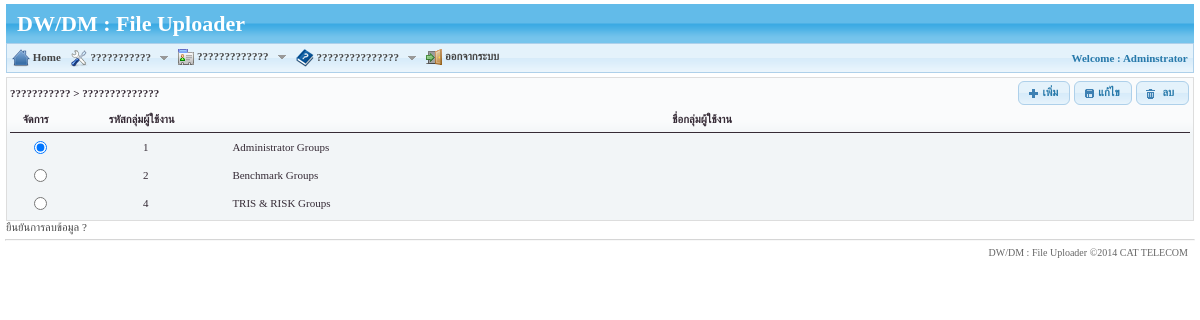
Page /?setModule=Admin&setPage=user_group (signed in) on the committed database.
### tables this page shows
CREATE TABLE IF NOT EXISTS `tbl_menu_group` (
  `mgroup_id` tinyint(4) NOT NULL auto_increment,
  `menu_group_th` varchar(50) NOT NULL,
  `menu_group_en` varchar(50) default NULL,
  `menu_path` varchar(50) NOT NULL,
  `menu_order` tinyint(4) default NULL,
  `icon_id` tinyint(4) default '3',
  PRIMARY KEY  (`mgroup_id`),
  KEY `Ref44106` (`icon_id`)
);

CREATE TABLE IF NOT EXISTS `tbl_user_group` (
  `group_id` tinyint(4) NOT NULL auto_increment,
  `group_name` varchar(50) NOT NULL,
  PRIMARY KEY  (`group_id`)
);

### includes/config.inc.php (called while the page is built, shortened)
<?php
include_once("dbConnect.php");
$arr_icon = array("home"=>ICON_PATH."icon-home.png",
				  			"config"=>ICON_PATH."icon-config.png",
							"keyin"=>ICON_PATH."icon-keyin.gif",
							"profile"=>ICON_PATH."icon-profile.gif",
							"report"=>ICON_PATH."icon-report.png",
							"logout"=>ICON_PATH."icon-logout.png",
							"manual"=>ICON_PATH."icon-manual.gif",
							"company"=>ICON_PATH."icon-company.png",
							"db"=>ICON_PATH."icon-db.png",
							"menu"=>ICON_PATH."icon-menu.gif");
?>

### includes/dbConnect.php (called while the page is built, shortened)
<?php
require('adodb.inc.php');
$dsn = "mysqli://".DB_USER.":".DB_PASS."@".DB_HOST."/".DB;
$db = NewADOConnection($dsn);
?>

### includes/adodb.inc.php (called while the page is built, shortened)
<?php
 if (!defined('_ADODB_LAYER')) {
	GLOBAL
		$ADODB_vers,
		$ADODB_COUNTRECS,
		$ADODB_CACHE_DIR,
		$ADODB_CACHE,
		$ADODB_CACHE_CLASS,
		$ADODB_EXTENSION,
		$ADODB_COMPAT_FETCH,
	 	$ADODB_FETCH_MODE,
		$ADODB_GETONE_EOF,
		$ADODB_QUOTE_FIELDNAMES;
	function ADODB_Setup()
	{
	GLOBAL
		$ADODB_vers,
		$ADODB_COUNTRECS,
		$ADODB_CACHE_DIR,
	 	$ADODB_FETCH_MODE,
		$ADODB_CACHE,
		$ADODB_CACHE_CLASS,
		$ADODB_FORCE_TYPE,
		$ADODB_GETONE_EOF,
		$ADODB_QUOTE_FIELDNAMES;
		if (!isset($ADODB_COUNTRECS)) $ADODB_COUNTRECS = true;
	}
	class ADOConnection {
	var $database = '';
	var $host = '';
	var $user = '';
	var $debug = false;
	var $true = '1';
	var $false = '0';
	var $rsPrefix = "ADORecordSet_";
	var $fetchMode=false;
	var $bulkBind = false;
	var $_queryID = false;
	var $_bindInputArray = false;
	function Connect($argHostname = "", $argUsername = "", $argPassword = "", $argDatabaseName = "", $forceNew = false)
	{
		if ($argHostname != "") $this->host = $argHostname;
		if ($argUsername != "") $this->user = $argUsername;
		if ($argDatabaseName != "") $this->database = $argDatabaseName;
		if ($forceNew) {
			if ($rez=$this->_nconnect($this->host, $this->user, $argPassword, $this->database)) return true;
		} else {
			 if ($rez=$this->_connect($this->host, $this->user, $argPassword, $this->database)) return true;
		}
		return $ret;
	}
	function SetFetchMode($mode)
	{
		$old = $this->fetchMode;
		$this->fetchMode = $mode;
		if ($old === false) {
		global $ADODB_FETCH_MODE;
			return $ADODB_FETCH_MODE;
		}
		return $old;
	}
	function Execute($sql,$inputarr=false)
	{
		if ($inputarr) {
			if (!is_array($inputarr)) $inputarr = array($inputarr);
			$element0 = reset($inputarr);
			$array_2d = $this->bulkBind && is_array($element0) && !is_object(reset($element0));
			unset($element0);
			if (!is_array($sql) && !$this->_bindInputArray) {
				$sqlarr = explode('?',$sql);
				$nparams = sizeof($sqlarr)-1;
				if (!$array_2d) $inputarr = array($inputarr);
				foreach($inputarr as $arr) {
					$sql = ''; $i = 0;
					while(list(, $v) = each($arr)) {
						$sql .= $sqlarr[$i];
						$typ = gettype($v);
						if ($typ == 'string')
							$sql .= $this->qstr($v);
						else if ($typ == 'double')
							$sql .= str_replace(',','.',$v);
						else if ($typ == 'boolean')
							$sql .= $v ? $this->true : $this->false;
						else if ($typ == 'object') {
							if (method_exists($v, '__toString')) $sql .= $this->qstr($v->__toString());
							else $sql .= $this->qstr((string) $v);
						} else if ($v === null)
							$sql .= 'NULL';
						else
							$sql .= $v;
						$i += 1;
						if ($i == $nparams) break;
					}
					if (isset($sqlarr[$i])) {
						$sql .= $sqlarr[$i];
						if ($i+1 != sizeof($sqlarr)) $this->outp_throw( "Input Array does not match ?: ".htmlspecialchars($sql),'Execute');
					} else if ($i != sizeof($sqlarr))
						$this->outp_throw( "Input array does not match ?: ".htmlspecialchars($sql),'Execute');
					$ret = $this->_Execute($sql);
					if (!$ret) return $ret;
				}
			} else {
				if ($array_2d) {
					if (is_string($sql))
						$stmt = $this->Prepare($sql);
					else
						$stmt = $sql;
					foreach($inputarr as $arr) {
						$ret = $this->_Execute($stmt,$arr);
						if (!$ret) return $ret;
					}
				} else {
					$ret = $this->_Execute($sql,$inputarr);
				}
			}
		} else {
			$ret = $this->_Execute($sql,false);
		}
		return $ret;
	}
	function _Execute($sql,$inputarr=false)
	{
		if ($this->debug) {
			global $ADODB_INCLUDED_LIB;
			if (empty($ADODB_INCLUDED_LIB)) include(ADODB_DIR.'/adodb-lib.inc.php');
			$this->_queryID = _adodb_debug_execute($this, $sql,$inputarr);
		} else {
			$this->_queryID = @$this->_query($sql,$inputarr);
		}
		if ($this->_queryID === true) {
			$rsclass = $this->rsPrefix.'empty';
			$rs = (class_exists($rsclass)) ? new $rsclass():  new ADORecordSet_empty();
			return $rs;
		}
		$rs = new $rsclass($this->_queryID,$this->fetchMode);
		$rs->connection = $this;
		$rs->Init();
		if (is_array($sql)) $rs->sql = $sql[0];
		else $rs->sql = $sql;
		return $rs;
	}
	function GetAll($sql, $inputarr=false)
	{
		$arr = $this->GetArray($sql,$inputarr);
		return $arr;
	}
	function GetArray($sql,$inputarr=false)
	{
	global $ADODB_COUNTRECS;
		$savec = $ADODB_COUNTRECS;
		$ADODB_COUNTRECS = false;
		$rs = $this->Execute($sql,$inputarr);
		$ADODB_COUNTRECS = $savec;
		$arr = $rs->GetArray();
		return $arr;
	}
	function GetRow($sql,$inputarr=false)
	{
	global $ADODB_COUNTRECS;
		$crecs = $ADODB_COUNTRECS;
		$rs = $this->Execute($sql,$inputarr);
		$ADODB_COUNTRECS = $crecs;
		if ($rs) {
			if (!$rs->EOF) $arr = $rs->fields;
			else $arr = array();
			return $arr;
		}
		$false = false;
		return $false;
	}
}
	class ADORecordSet implements IteratorAggregate {
	var $fields = false;
	var $EOF = false;
	var $_numOfRows = -1;
	var $_numOfFields = -1;
	var $_currentRow = -1;
	var $_closed = false;
	function ADORecordSet($queryID)
	{
		$this->_queryID = $queryID;
	}
	function Init()
	{
		if ($this->_numOfRows != 0 && $this->_numOfFields && $this->_currentRow == -1) {
			$this->_currentRow = 0;
			if ($this->EOF = ($this->_fetch() === false)) {
				$this->_numOfRows = 0;
			}
		} else {
			$this->EOF = true;
		}
	}
	function GetArray($nRows = -1)
	{
		$results = array();
		$cnt = 0;
		while (!$this->EOF && $nRows != $cnt) {
			$results[] = $this->fields;
			$cnt++;
		}
		return $results;
	}
	function Close()
	{
		if (!$this->_closed) {
			$this->_closed = true;
			return $this->_close();
		} else
			return true;
	}
}
	function ADOLoadCode($dbType)
	{
		$db = strtolower($dbType);
		switch ($db) {
			default:
				$class = $db; break;
		}
		$file = ADODB_DIR."/adodb-".$db.".inc.php";
		if (class_exists("ADODB_" . $class)) return $class;
		return false;
	}
	function NewADOConnection($db='')
	{
		$tmp = ADONewConnection($db);
		return $tmp;
	}
	function ADONewConnection($db='')
	{
	GLOBAL $ADODB_NEWCONNECTION, $ADODB_LASTDB;
		$errorfn = (defined('ADODB_ERROR_HANDLER')) ? ADODB_ERROR_HANDLER : false;
		if (($at = strpos($db,'://')) !== FALSE) {
			$origdsn = $db;
			$fakedsn = 'fake'.substr($origdsn,$at);
			if (($at2 = strpos($origdsn,'@/')) !== FALSE) {
				$fakedsn = str_replace('@/','@adodb-fakehost/',$fakedsn);
			}
			 if ((strpos($origdsn, 'sqlite')) !== FALSE) {
                list($scheme, $path) = explode('://', $origdsn);
                $dsna['scheme'] = $scheme;
				if ($qmark = strpos($path,'?')) {
					$dsn['query'] = substr($path,$qmark+1);
					$path = substr($path,0,$qmark);
				}
            	$dsna['path'] = '/' . urlencode($path);
			} else
				$dsna = @parse_url($fakedsn);
			$dsna['scheme'] = substr($origdsn,0,$at);
			$db = @$dsna['scheme'];
			$dsna['host'] = isset($dsna['host']) ? rawurldecode($dsna['host']) : '';
			$dsna['user'] = isset($dsna['user']) ? rawurldecode($dsna['user']) : '';
			$dsna['pass'] = isset($dsna['pass']) ? rawurldecode($dsna['pass']) : '';
			$dsna['path'] = isset($dsna['path']) ? rawurldecode(substr($dsna['path'],1)) : '';
			if (isset($dsna['query'])) {
				$opt1 = explode('&',$dsna['query']);
				foreach($opt1 as $k => $v) {
					$arr = explode('=',$v);
					$opt[$arr[0]] = isset($arr[1]) ? rawurldecode($arr[1]) : 1;
				}
			} else $opt = array();
		}
		if(empty($obj)) {
			if (!isset($ADODB_LASTDB)) $ADODB_LASTDB = '';
			if ($db != $ADODB_LASTDB) $db = ADOLoadCode($db);
			$cls = 'ADODB_'.$db;
			$obj = new $cls();
		}
		if ($obj) {
			if (isset($dsna)) {
				if (empty($persist))
					$ok = $obj->Connect($dsna['host'], $dsna['user'], $dsna['pass'], $dsna['path']);
				else if (empty($nconnect))
					$ok = $obj->PConnect($dsna['host'], $dsna['user'], $dsna['pass'], $dsna['path']);
				else
					$ok = $obj->NConnect($dsna['host'], $dsna['user'], $dsna['pass'], $dsna['path']);
			}
		}
		return $obj;
	}
}
?>

### includes/adodb-mysqli.inc.php (called while the page is built, shortened)
<?php
if (! defined("_ADODB_MYSQLI_LAYER")) {
 global $ADODB_EXTENSION; $ADODB_EXTENSION = false;
class ADODB_mysqli extends ADOConnection {
	var $clientFlags = 0;
	var $port = false;
	var $socket = false;
	var $optionFlags = array(array(MYSQLI_READ_DEFAULT_GROUP,0));
  	var $multiQuery = false;
	function _connect($argHostname = NULL,
			  $argUsername = NULL,
			  $argPassword = NULL,
			  $argDatabasename = NULL, $persist=false)
	  {
	    $this->_connectionID = @mysqli_init();
		foreach($this->optionFlags as $arr) {
			mysqli_options($this->_connectionID,$arr[0],$arr[1]);
		}
		$ok = mysqli_real_connect($this->_connectionID,
 				    $argHostname,
 				    $argUsername,
 				    $argPassword,
 				    $argDatabasename,
					$this->port,
					$this->socket,
					$this->clientFlags);
		if ($ok) {
	 		if ($argDatabasename)  return $this->SelectDB($argDatabasename);
 			return true;
 	   } else {
			if ($this->debug)
		  		ADOConnection::outp("Could't connect : "  . $this->ErrorMsg());
			$this->_connectionID = null;
			return false;
	   }
	}
	function SelectDB($dbName)
	{
	    if ($this->_connectionID) {
        	$result = @mysqli_select_db($this->_connectionID, $dbName);
			return $result;
		}
	    return false;
	}
	function _query($sql, $inputarr)
	{
	global $ADODB_COUNTRECS;
		if ($this->multiQuery) {
			$rs = mysqli_multi_query($this->_connectionID, $sql.';');
			if ($rs) {
				$rs = ($ADODB_COUNTRECS) ? @mysqli_store_result( $this->_connectionID ) : @mysqli_use_result( $this->_connectionID );
				return $rs ? $rs : true;
			}
		} else {
			$rs = mysqli_query($this->_connectionID, $sql, $ADODB_COUNTRECS ? MYSQLI_STORE_RESULT : MYSQLI_USE_RESULT);
			if ($rs) return $rs;
		}
		return false;
	}
	function _close()
	  {
	    $this->_connectionID = false;
	  }
}
class ADORecordSet_mysqli extends ADORecordSet{
	function ADORecordSet_mysqli($queryID, $mode = false)
	{
	  switch ($mode)
	    {
	    case ADODB_FETCH_ASSOC:
	      $this->fetchMode = MYSQLI_ASSOC;
	      break;
	    }
	}
	function _initrs()
	{
	global $ADODB_COUNTRECS;
		$this->_numOfRows = $ADODB_COUNTRECS ? @mysqli_num_rows($this->_queryID) : -1;
		$this->_numOfFields = @mysqli_num_fields($this->_queryID);
	}
	function MoveNext()
	{
		$this->fields = @mysqli_fetch_array($this->_queryID,$this->fetchMode);
		if (is_array($this->fields)) return true;
		$this->EOF = true;
		return false;
	}
	function _fetch()
	{
		$this->fields = mysqli_fetch_array($this->_queryID,$this->fetchMode);
	  	return is_array($this->fields);
	}
	function _close()
	{
	  	$this->_queryID = false;
	}
}
}

### modules/Admin/user_group.php (the view, shortened to what this page needs)
<?php
$tbl = new dataTable();
$tbl->id = $_GET['setPage'];
$tbl->title = title_menu($_GET['setPage']);
$tbl->menu = MENU_ACTION;
$tbl->module = $_GET['setModule'];
$tbl->page = $_GET['setPage'];
$tbl->order = 2;
$tbl->openTable();
$sql_list = "SELECT *
				FROM tbl_user_group ORDER BY group_name ";
$rs_list = $db->GetAll($sql_list);
?>
<table width="100%" border="0" cellpadding="0" cellspacing="0" class="display" id="<?=$tbl->id;?>">
  <thead>
    <tr>
      <th width="5%"  class="header_height">จัดการ</th>
      <th width="13%" align="center">รหัสกลุ่มผู้ใช้งาน</th>
      <th width="82%" align="center">ชื่อกลุ่มผู้ใช้งาน</th>
    </tr>
  </thead>
  <tbody>
         <?php for($i=0;$i<count($rs_list);$i++){ ?>
            <tr>
              <td align="center"> <input type="radio" name="selID" id="selID_<?=$rs_list[$i]['group_id']?>" value="<?=$rs_list[$i]['group_id']?>" <?=$i==0?'checked':''?>/></td>
              <td align="center"><?=$rs_list[$i]['group_id']?></td>
              <td><?=$rs_list[$i]['group_name']?></td>
            </tr>
            <?php }  ?>
           </tbody>
</table>
<div id="dialog-confirm" title="Comfirm!!">ยืนยันการลบข้อมูล ?</div>

### main_menu.php (shortened to what this page needs)
<?php
$db->debug = 0;
?>
<link rel="stylesheet" type="text/css" href="css/<?=THEMES?>/menu.css" />
<div class="ui-state-default">
  <table cellpadding="0" cellspacing="0" style="width:100%;">
    <tr>
      <td width="83%" style="width:80%;">
        <ul id="qm0" class="qmmc">
          <li><a href="index.php" title="หน้าหลัก"><img src="<?=$arr_icon['home']?>"  border="0" align="absmiddle" /> Home </a></li>
          <?php
if(LANGUAGE == "en"){
	$menu_group_lange = "menu_group_en";
	$menu_lange = "menu_name_en";
}else{
	$menu_group_lange = "menu_group_th";
}
$sqlMenuGroup = "SELECT
								 T.*
							FROM (SELECT
									   b.mgroup_id,
									   b.menu_group_th,
									   b.menu_group_en,
									   b.menu_path,
									   a.menu_order,
									   c.icon_name
								  FROM tbl_menu a,
									   tbl_menu_group b,
									   tbl_icons c
								  WHERE a.mgroup_id = b.mgroup_id
										 AND b.icon_id = c.icon_id
										 AND menu_id IN(SELECT
															 menu_id
														FROM tbl_menu_auth
														WHERE group_id IN(SELECT
																			   group_id
																		  FROM tbl_user_auth
																		  WHERE user_id ='".$_SESSION['sess_user_id']."'))
								  GROUP BY a.mgroup_id
								  ORDER BY a.mgroup_id) AS T
								 left join tbl_menu_group a
								   on a.mgroup_id = t.mgroup_id
							group by a.menu_order
							order by a.menu_order";
$rsMenuGroup = $db->GetAll($sqlMenuGroup);
for($i=0;$i<count($rsMenuGroup);$i++){
	?>
          <li><a class="qmparent" href="javascript:void(0)"><img src="./images/menu_actions/<?=$rsMenuGroup[$i]['icon_name']?>"  border="0" align="absmiddle" />
            <?=$rsMenuGroup[$i][$menu_group_lange]?>
            &nbsp;&nbsp;<img src="images/menu_actions/icons-down.gif"  border="0" align="absmiddle" /> </a>
            <?php
}
			?>
          <li ><a class="qmparent" href="javascript:void(0)" id="signout"><img src="<?=$arr_icon['logout']?>"  border="0" align="absmiddle" /> ออกจากระบบ</a>
        </ul>
        </td>
      <td width="17%" align="right" valign="middle" class="font-normal" >
     <label for="select">Welcome : </label> <?=$_SESSION['sess_name'];?>
        &nbsp;</td>
    </tr>
  </table>
</div>

### css/main.css (style rules this page uses)
body { font-family:Tahoma, Verdana, Geneva, sans-serif; font-size:11px; margin: 0 0 0 0; color:#666; background-color:#FFF; }
.font-normal { font-family:Tahoma; }
input, select, textarea { font-family:Tahoma; font-size:11px; color : #000000; border: solid 1px #bbb; border-radius:3px; -moz-border-radius: 3px; -webkit-border-radius: 3px; }
.header_height { height:18px; }

### css/cupertino-theme/menu.css (style rules this page uses)
.qmmc a, .qmmc li { float:left; display:block; white-space:nowrap; position:relative; z-index:1; }
body { font-family:Tahoma; color: #444; margin:0 0 0 0; padding:0; }
#qm0 a { padding:5px 4px 5px 5px; color:#444; font-family:Tahoma; text-decoration:none; font-weight:bold; }

### rows in the picture
tbl_menu_group: shows a picture, menu_group_th "???????????"
tbl_menu_group: shows a picture, menu_group_th "?????????????"
tbl_menu_group: shows a picture, menu_group_th "???????????????"
tbl_user_group: group_id "1", group_name "Administrator Groups"
tbl_user_group: group_id "2", group_name "Benchmark Groups"
tbl_user_group: group_id "4", group_name "TRIS & RISK Groups"

### other values in the picture
SITE_NAME "DW/DM : File Uploader"
$_SESSION['sess_name'] "Adminstrator"
$this->title "??????????? > ??????????????"
$this->menu "เพิ่ม แก้ไข ลบ"
COPYRIGHT "©2014 CAT TELECOM"
